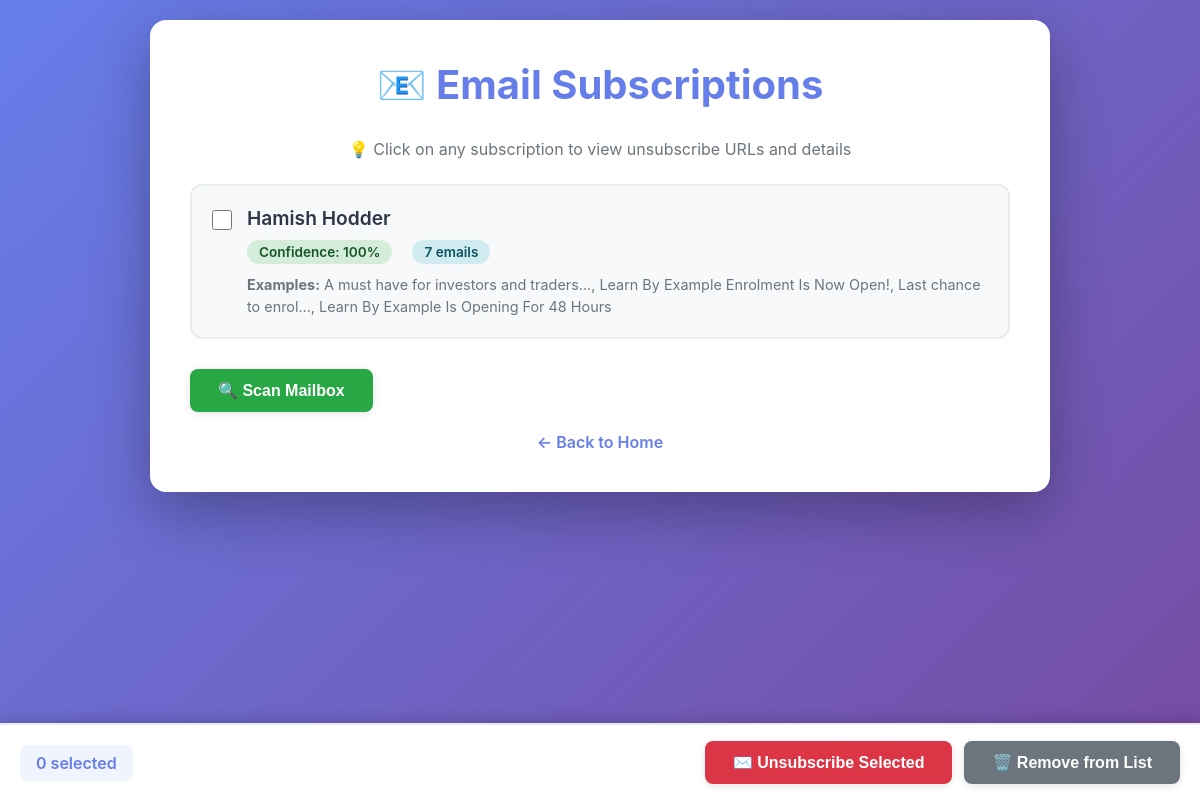
The page /subscriptions (signed in) on the database its author committed.
### app/models.py (models this page shows)
class SubscriptionGroup(Base):
    __tablename__ = "subscription_groups"
    id = Column(Integer, primary_key=True, index=True)
    user_id = Column(Integer, index=True, nullable=False)
    sender_domain = Column(String, index=True)
    sender_name = Column(String)
    frequency_score = Column(Integer, default=0, server_default="0")
    confidence_score = Column(Integer, default=0, server_default="0")
    example_subjects = Column(JSON)
    unsubscribed = Column(Integer, default=0,
                          server_default="0", nullable=False)
    unsubscribe_failed = Column(Integer, default=0,
                                server_default="0", nullable=False)
    created_at = Column(DateTime(timezone=True), server_default=func.now())

### app/main.py (the view)
@app.get("/subscriptions", response_class=HTMLResponse)
def subscriptions(request: Request, db: Session = Depends(get_db)):
    user_sess = request.session.get("user")
    if not user_sess:
        return RedirectResponse("/login")
    user = db.query(User).filter(User.email == user_sess.get("email")).first()
    groups = []
    if user:
        groups = db.query(SubscriptionGroup).filter(
            SubscriptionGroup.user_id == user.id,
            SubscriptionGroup.unsubscribed == 0,
            SubscriptionGroup.unsubscribe_failed == 0
        ).order_by(SubscriptionGroup.confidence_score.desc()).all()
    return templates.TemplateResponse("subscriptions.html", {
        "request": request,
        "groups": groups
    })

### templates/subscriptions.html (shortened to what this page needs)
<!doctype html>
<html>
  <head>
  </head>
  <body>
    <div class="container">
      <h1>📧 Email Subscriptions</h1>
      {% if groups %}
      <p style="color: #6c757d; margin-bottom: 25px; text-align: center">
        💡 Click on any subscription to view unsubscribe URLs and details
      </p>
      <form id="unsubscribe-form">
        {% for g in groups %}
        <div class="subscription-card">
          <input type="checkbox" name="group_ids" value="{{ g.id }}" />
          <div
            class="subscription-content"
            style="cursor: pointer"
            onclick="showSubscriptionDetails({{ g.id }}, event)"
          >
            <div class="subscription-name">
              {{ g.sender_name or g.sender_domain }}
            </div>
            <div class="subscription-meta">
              {% if g.confidence_score >= 70 %}
              <span class="badge confidence-high"
                >Confidence: {{ g.confidence_score }}%</span
              >
              {% elif g.confidence_score >= 40 %}
              <span class="badge confidence-medium"
                >Confidence: {{ g.confidence_score }}%</span
              >
              {% else %}
              <span class="badge confidence-low"
                >Confidence: {{ g.confidence_score }}%</span
              >
              {% endif %}
              <span class="badge frequency-badge"
                >{{ g.frequency_score }} emails</span
              >
            </div>
            <div class="subscription-examples">
              <strong>Examples:</strong> {{ g.example_subjects|join(', ') }}
            </div>
          </div>
        </div>
        {% endfor %}
      </form>
      <div class="sticky-button-bar">
        <div class="selection-counter" id="selectionCounter">0 selected</div>
        <button
          type="button"
          class="btn-danger"
          onclick="submitUnsubscribe(event)"
        >
          ✉️ Unsubscribe Selected
        </button>
        <button
          type="button"
          class="btn-secondary"
          onclick="removeFromList(event)"
        >
          🗑️ Remove from List
        </button>
      </div>
      {% else %}
      <div class="empty-state">
        <p>📭 No subscriptions detected yet.</p>
      </div>
      {% endif %}
      <div class="button-group" style="margin-top: 30px">
        <button class="btn-scan" onclick="startScan()">🔍 Scan Mailbox</button>
      </div>
      <div style="text-align: center">
        <a href="/" class="back-link">← Back to Home</a>
      </div>
    </div>
  </body>
</html>

### templates/subscriptions.html (style rules this page uses)
* { margin: 0; padding: 0; box-sizing: border-box; }
html { scroll-behavior: smooth; }
body { font-family: -apple-system, BlinkMacSystemFont, "Segoe UI", Roboto, Oxygen, Ubuntu, Cantarell, sans-serif; background: linear-gradient(135deg, #667eea 0%, #764ba2 100%); min-height: 100vh; padding: 20px; color: #333; }
.container { max-width: 900px; margin: 0 auto; background: white; border-radius: 16px; box-shadow: 0 20px 60px rgba(0, 0, 0, 0.3); padding: 40px; margin-bottom: 80px; }
h1 { color: #667eea; font-size: 2.5em; margin-bottom: 30px; text-align: center; }
.subscription-card { background: #f8f9fa; border: 2px solid #e9ecef; border-radius: 12px; padding: 20px; margin-bottom: 16px; transition: all 0.3s ease; display: flex; gap: 15px; align-items: start; }
.subscription-card input[type="checkbox"] { width: 20px; height: 20px; cursor: pointer; margin-top: 4px; accent-color: #667eea; }
.subscription-content { flex: 1; }
.subscription-name { font-size: 1.2em; font-weight: 600; color: #2d3748; margin-bottom: 10px; }
.subscription-meta { display: flex; gap: 20px; margin-bottom: 10px; flex-wrap: wrap; }
.badge { display: inline-block; padding: 4px 12px; border-radius: 20px; font-size: 0.85em; font-weight: 600; }
.confidence-high { background: #d4edda; color: #155724; }
.frequency-badge { background: #d1ecf1; color: #0c5460; }
.subscription-examples { font-size: 0.9em; color: #6c757d; margin-top: 8px; line-height: 1.5; }
.button-group { display: flex; gap: 12px; margin-top: 30px; flex-wrap: wrap; }
.sticky-button-bar { position: fixed; bottom: 0; left: 0; right: 0; background: white; padding: 16px 20px; box-shadow: 0 -4px 12px rgba(0, 0, 0, 0.15); z-index: 1000; display: flex; gap: 12px; justify-content: center; align-items: center; flex-wrap: wrap; border-top: 2px solid #e9ecef; }
.sticky-button-bar button { min-width: 180px; }
.selection-counter { font-weight: 600; color: #667eea; font-size: 1em; padding: 8px 16px; background: #f0f4ff; border-radius: 8px; margin-right: auto; }
button { padding: 12px 28px; border: none; border-radius: 8px; font-size: 1em; font-weight: 600; cursor: pointer; transition: all 0.3s ease; box-shadow: 0 2px 8px rgba(0, 0, 0, 0.1); }
.btn-secondary { background: #6c757d; color: white; }
.btn-danger { background: #dc3545; color: white; }
.btn-scan { background: #28a745; color: white; }
.back-link { display: inline-block; margin-top: 20px; color: #667eea; text-decoration: none; font-weight: 600; }

### rows shown on the page
SubscriptionGroup: sender_name "Hamish Hodder", confidence_score "100", frequency_score "7", example_subjects "A must have for investors and traders..., Learn By Example Enrolment Is Now Open!, Last chance to enrol..., Learn By Example Is Opening For 48 Hours"
